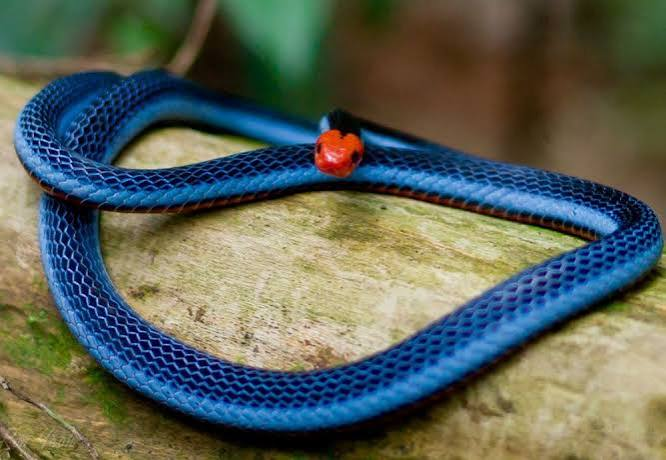
#> input picture p6-act10-recorte-0013/Serpiente1.jpg, 666 x 460 px
$ python p6-act10-0013.py
#> lines starting #> are read from the running program, lines starting #| are printed output that depends on the picture; after the words box and inside, x2 and y2 are one past the last pixel; in counts of white or black regions, pixels touching at a corner belong together
import numpy as np
import cv2

#Vision Artificial Act10 NC 0013
# Lee la imagen en escala de grises
img = cv2.imread("Serpiente1.jpg", cv2.IMREAD_GRAYSCALE)
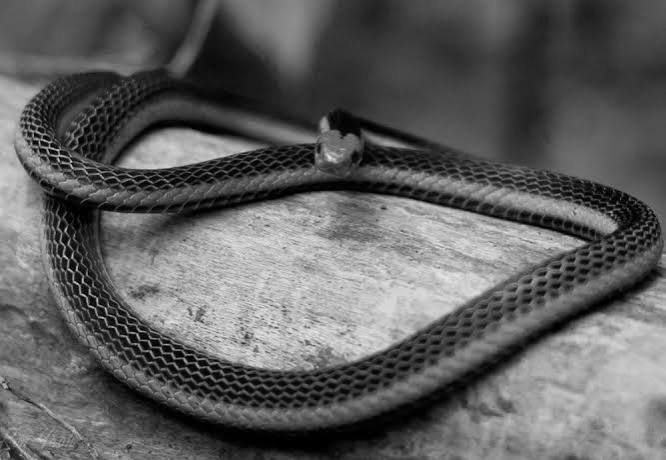
#> img: shape (460, 666); min 0, max 238, mean 95.9

# Abre la ventana con la imagen
cv2.imshow("Serpiente1 0013", img)
cv2.waitKey(0)
cv2.destroyAllWindows()

# Linea
print("La Linea 0013")
# Crea una imagen negra
img = np.zeros((512,512,3), np.uint8)

# Dibuja una diagonal blanca de 3px desde una esquina a la otra
img = cv2.line(img,(0,0),(511,511),(255,255,255),3)
# Abre la ventana con la imagen
cv2.imshow("Serpiente1 0013", img)
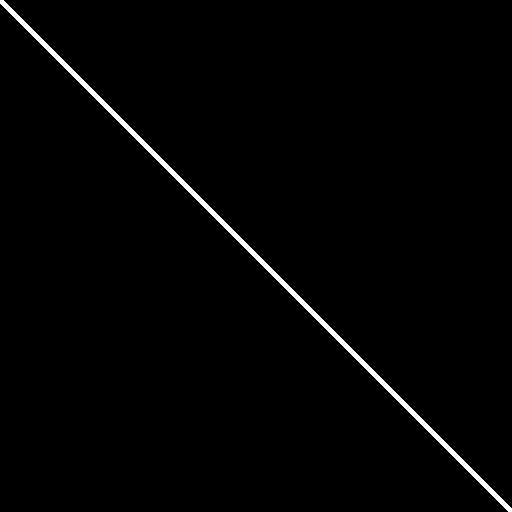
#> window 'Serpiente1 0013': shape (512, 512, 3); 1.4% white; 1 white region, box (x1, y1, x2, y2) and area: (0, 0, 512, 512) 3572
cv2.waitKey(0)
cv2.destroyAllWindows()

#Circulo
print("El Circulo 0013")
# Dibuja un circulo azul de radio 10px al centro de la imagen
img = cv2.circle(img, (260,260), 10, (255,0,0),-1)
# Abre la ventana con la imagen
cv2.imshow("Serpiente1 0013", img)
cv2.waitKey(0)
cv2.destroyAllWindows()

# Texto
print("El Texto 0013")
# Añade a la imagen el texto "Serpiente" en color blanco
img = cv2.putText(img, "Serpiente", (200, 30),cv2.FONT_HERSHEY_SIMPLEX, \
                  0.5, (255, 255, 255), 2)
# Abre la ventana con la imagen
cv2.imshow("Serpiente1 0013", img)
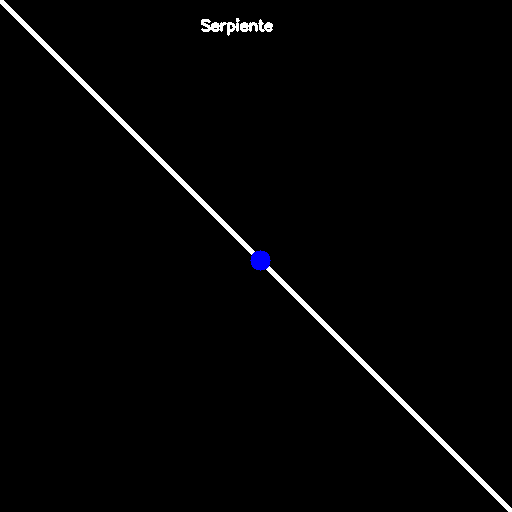
#> window 'Serpiente1 0013': shape (512, 512, 3); mean B, G, R 4.2, 3.9, 3.9
cv2.waitKey(0)
cv2.destroyAllWindows()

# Trackbars

img = cv2.imread('Serpiente1.jpg',0)

ret,thr1 = cv2.threshold(img,127,255,cv2.THRESH_BINARY)
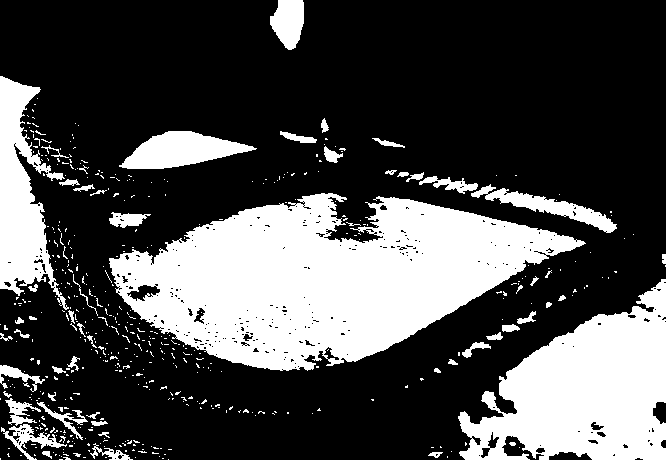
#> thr1: shape (460, 666); 29.9% white; 514 white regions (457 under 20 px), largest, box (x1, y1, x2, y2) and area: (109, 193, 586, 371) 48360, (458, 279, 666, 460) 22115, (0, 76, 69, 310) 7560
ret,thr2 = cv2.threshold(img,127,255,cv2.THRESH_BINARY_INV)
ret,thr3 = cv2.threshold(img,127,255,cv2.THRESH_TRUNC)
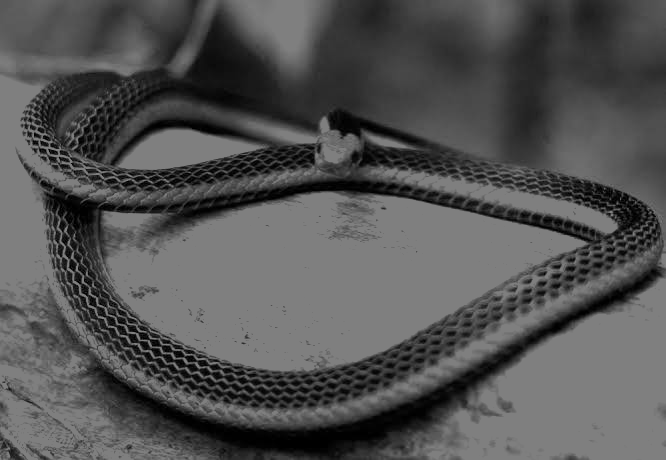
#> thr3: shape (460, 666); min 0, max 127, mean 83.1
ret,thr4 = cv2.threshold(img,127,255,cv2.THRESH_TOZERO)
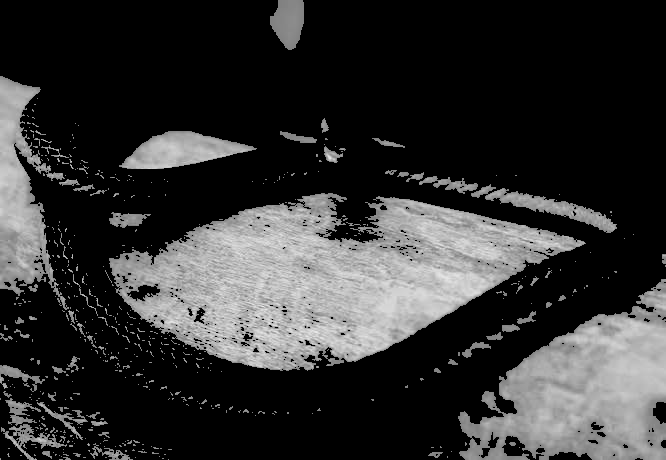
#> thr4: shape (460, 666); min 0, max 238, mean 50.7
ret,thr5 = cv2.threshold(img,127,255,cv2.THRESH_TOZERO_INV)
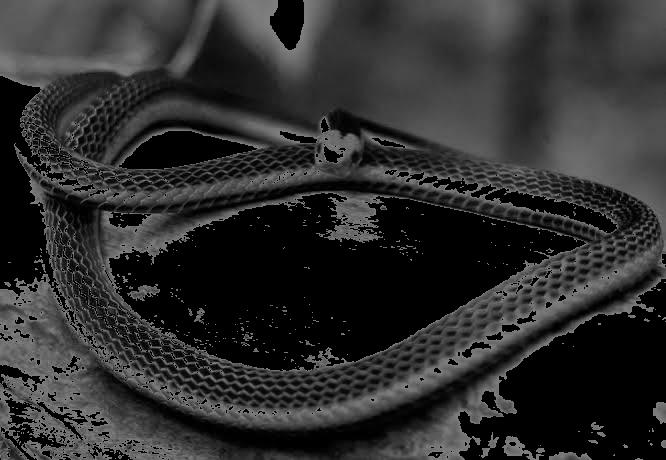
#> thr5: shape (460, 666); min 0, max 127, mean 45.2

cv2.imshow('BINARY',thr1)
cv2.imshow('BINARY_INV',thr2)
cv2.imshow('TRUNC',thr3)
cv2.imshow('TOZERO',thr4)
cv2.imshow('TOZERO_INV',thr5)

# Abre la ventana con la imagen
cv2.imshow("Serpiente1 0013", img)
cv2.waitKey(0)
cv2.destroyAllWindows()
